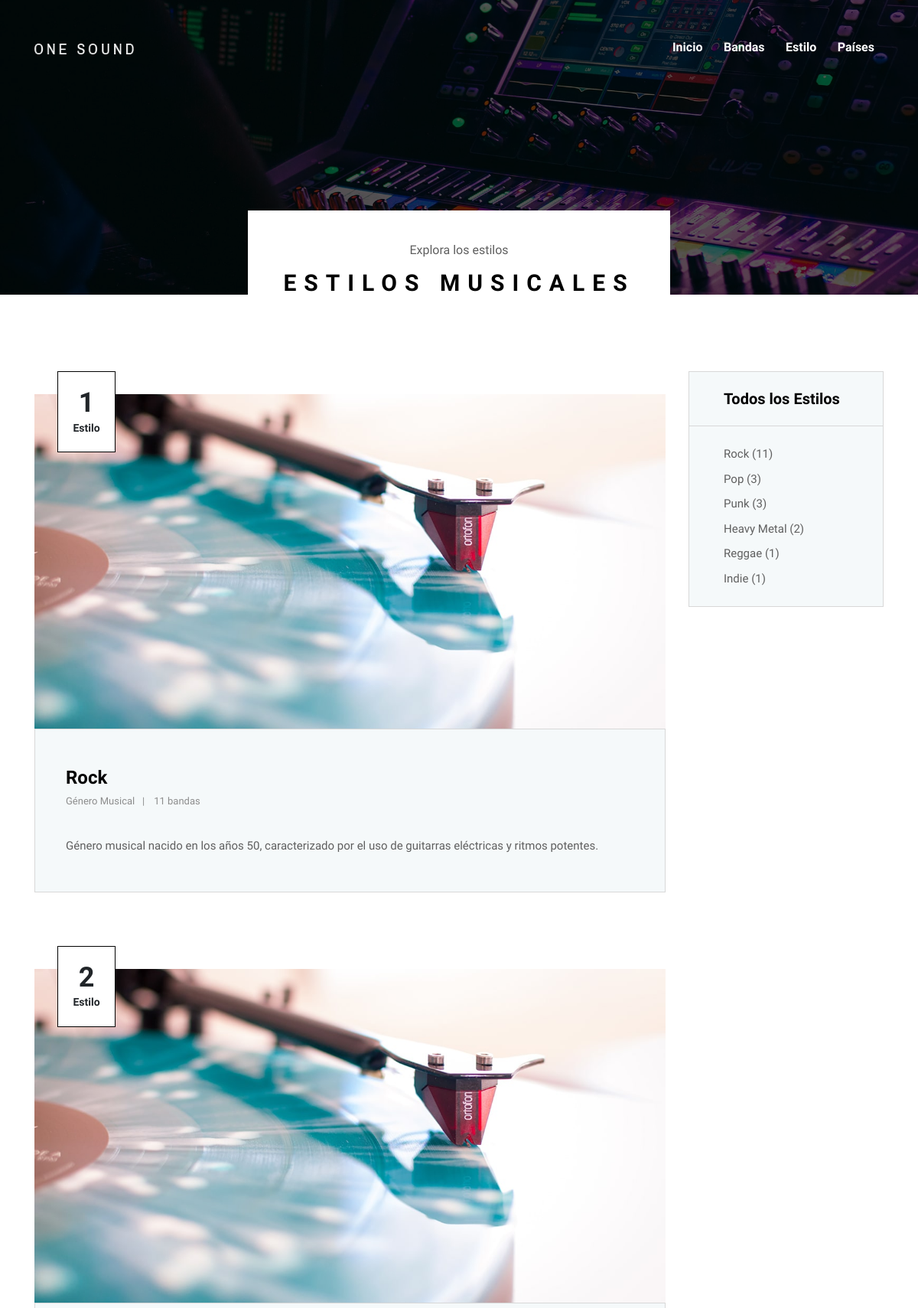
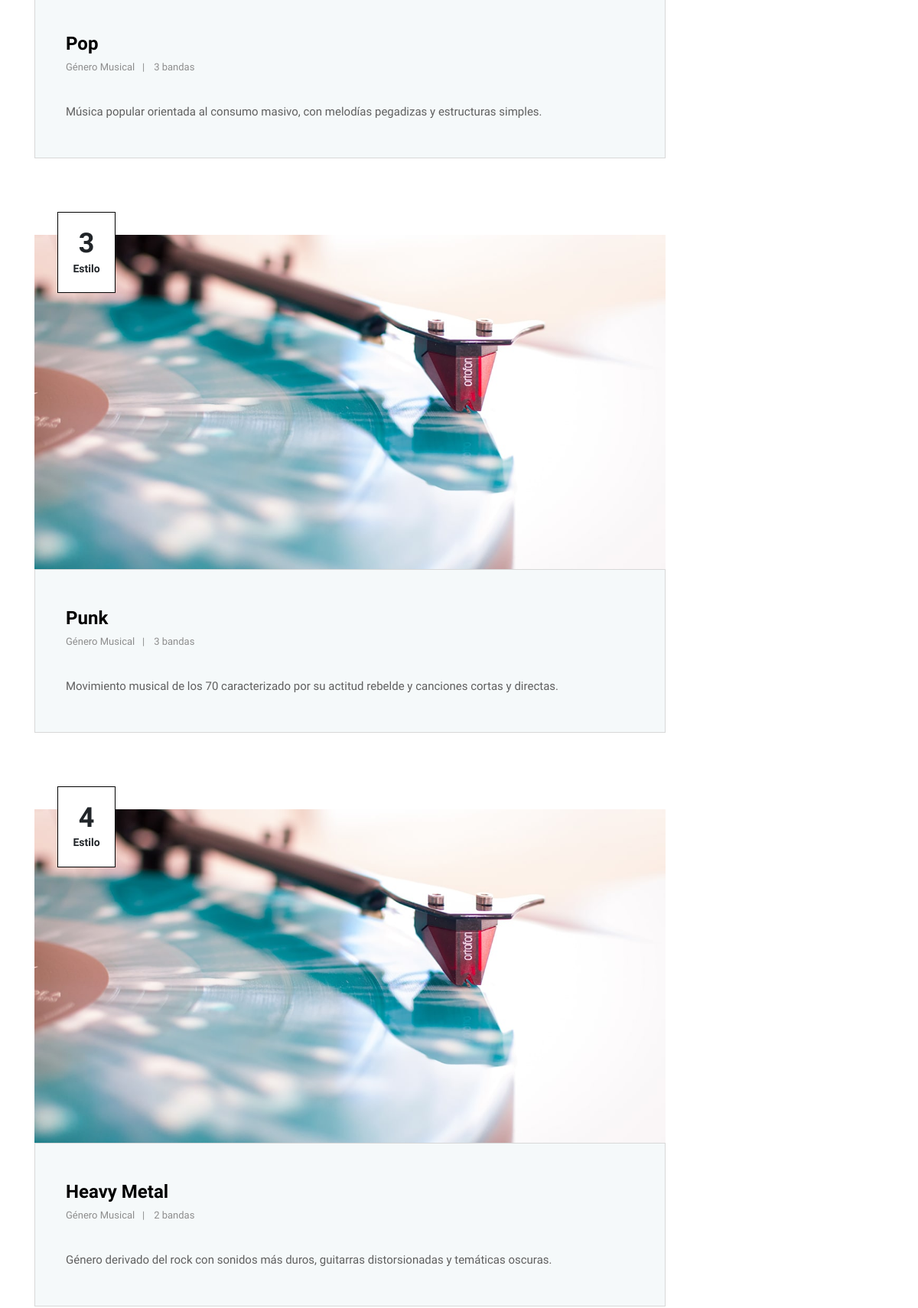
The page /estilos/ (upper part) on the database its author committed (2 pictures, top to bottom).
### jukeBoxApp/models.py (models this page shows, shortened)
class EstiloMusical(models.Model):
    nombre = models.CharField(max_length=50)
    descripcion = models.TextField()

### jukeBoxApp/views.py (the view)
# urls.py: path('estilos/', views.estilo_lista, name='estilo_lista'),
def estilo_lista(request):
    estilos = EstiloMusical.objects.all()
    return render(request, 'jukeBoxApp/estilo_lista.html', {'estilos': estilos})

### jukeBoxApp/templates/jukeBoxApp/estilo_lista.html
{% extends "jukeBoxApp/base.html" %}
{% load static %}
{% block breadcumb_title %}Estilos Musicales{% endblock %}
{% block breadcumb_subtitle %}Explora los estilos{% endblock %}
{% block breadcumb_style %}background-image: url({% static 'img/bg-img/breadcumb3.jpg' %});{% endblock %}
{% block content %}
<div class="blog-area section-padding-100">
    <div class="container">
        <div class="row">
            <div class="col-12 col-lg-9">
                {% for estilo in estilos %}
                <div id="estilo-{{ estilo.id }}" class="single-blog-post mb-100 wow fadeInUp" data-wow-delay="100ms">
                    <div class="blog-post-thumb mt-30">
                        <a href="{% url 'estilo_detalle' estilo.id %}"><img src="{% static 'img/bg-img/blog1.jpg' %}" alt="{{ estilo.nombre }}"></a>
                        <div class="post-date">
                            <span>{{ forloop.counter }}</span>
                            <span>Estilo</span>
                        </div>
                    </div>
                    <div class="blog-content">
                        <a href="{% url 'estilo_detalle' estilo.id %}" class="post-title">{{ estilo.nombre }}</a>
                        <div class="post-meta d-flex mb-30">
                            <p class="post-author">Género Musical</p>
                            <p class="tags">{{ estilo.banda_set.count }} bandas</p>
                        </div>
                        <p>{{ estilo.descripcion|default:"Descubre las bandas de este estilo musical. Explora la diversidad y riqueza de este género que ha marcado la historia de la música." }}</p>
                    </div>
                </div>
                {% endfor %}
            </div>
            <div class="col-12 col-lg-3">
                <div class="blog-sidebar-area">
                    <div class="single-widget-area mb-30">
                        <div class="widget-title">
                            <h5>Todos los Estilos</h5>
                        </div>
                        <div class="widget-content">
                            <ul>
                                {% for estilo in estilos %}
                                <li><a href="#estilo-{{ estilo.id }}">{{ estilo.nombre }} ({{ estilo.banda_set.count }})</a></li>
                                {% endfor %}
                            </ul>
                        </div>
                    </div>
                </div>
            </div>
        </div>
    </div>
</div>
{% endblock %}

### jukeBoxApp/static/css/classy-nav.css (style rules this page uses)
* { margin: 0; padding: 0; }
body { font-family: "Roboto", sans-serif; }
ul, ol { margin: 0; }
ul li, ol li { list-style: none; }
img { height: auto; max-width: 100%; }

### jukeBoxApp/static/style.css (style rules this page uses)
* { margin: 0; padding: 0; }
body { font-family: "Archivo Narrow", sans-serif; font-size: 14px; }
h1, h2, h3, h4, h5, h6 { font-family: "Archivo Narrow", sans-serif; color: #000000; line-height: 1.3; font-weight: 700; }
p { font-family: "Archivo Narrow", sans-serif; color: #5f5f5f; font-size: 15px; line-height: 2; font-weight: 400; }
a, a:hover, a:focus { transition-duration: 500ms; text-decoration: none; outline: 0 solid transparent; color: #000000; font-weight: 700; font-size: 16px; font-family: "Archivo Narrow", sans-serif; }
ul, ol { margin: 0; }
ul li, ol li { list-style: none; }
img { height: auto; max-width: 100%; }
.mt-30 { margin-top: 30px !important; }
.mb-30 { margin-bottom: 30px !important; }
.mb-100 { margin-bottom: 100px !important; }
.section-padding-100 { padding-top: 100px; padding-bottom: 100px; }
.single-blog-post { position: relative; z-index: 1; }
.single-blog-post .blog-post-thumb { position: relative; z-index: 1; }
.single-blog-post .blog-post-thumb .post-date { width: 76px; height: 106px; border: 1px solid #000000; text-align: center; background-color: #fff; position: absolute; z-index: 10; top: -30px; left: 30px; padding: 17px 0; }
.single-blog-post .blog-post-thumb .post-date span { display: block; font-size: 14px; font-weight: 700; line-height: 1.3; }
.single-blog-post .blog-post-thumb .post-date span:first-child { font-size: 36px; }
.single-blog-post .blog-content { background-color: #f5f9fa; padding: 45px 40px; border: 1px solid #d8d8d8; }
.single-blog-post .blog-content .post-title { font-size: 24px; display: block; }
.single-blog-post .blog-content .post-meta { position: relative; z-index: 1; margin-bottom: 10px; }
.single-blog-post .blog-content .post-meta p { color: #8d8d8d; font-size: 13px; padding-right: 25px; position: relative; z-index: 1; }
.single-blog-post .blog-content .post-meta p::after { content: '|'; position: absolute; right: 12px; top: 0; z-index: 5; }
.single-blog-post .blog-content .post-meta p:last-child::after { display: none; }
.single-blog-post .blog-content p { margin-bottom: 0; }
.blog-sidebar-area { position: sticky; top: 100px; z-index: 1; align-self: flex-start; }
.single-widget-area { position: relative; z-index: 1; background-color: #f5f9fa; border: 1px solid #d8d8d8; }
.single-widget-area .widget-title { padding: 25px 45px; border-bottom: 1px solid #d8d8d8; }
.single-widget-area .widget-title h5 { margin-bottom: 0; line-height: 1; }
.single-widget-area .widget-content { padding: 25px 45px; }
.single-widget-area .widget-content ul li { margin-bottom: 10px; }
.single-widget-area .widget-content ul li a { color: #5f5f5f; font-size: 15px; font-weight: 400; }
.single-widget-area .widget-content ul li:last-child { margin-bottom: 0; }

### rows shown on the page
EstiloMusical: nombre "Rock", banda_set.count "11", descripcion "Género musical nacido en los años 50, caracterizado por el uso de guitarras eléctricas y ritmos potentes."
EstiloMusical: nombre "Pop", banda_set.count "3", descripcion "Música popular orientada al consumo masivo, con melodías pegadizas y estructuras simples."
EstiloMusical: nombre "Punk", banda_set.count "3", descripcion "Movimiento musical de los 70 caracterizado por su actitud rebelde y canciones cortas y directas."
EstiloMusical: nombre "Heavy Metal", banda_set.count "2", descripcion "Género derivado del rock con sonidos más duros, guitarras distorsionadas y temáticas oscuras."
EstiloMusical: nombre "Reggae", banda_set.count "1"
EstiloMusical: nombre "Indie", banda_set.count "1"
